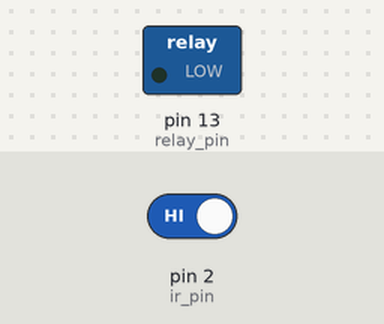
This sketch was run on a simulated Arduino Uno, built with avr-gcc and run on an emulated ATmega328P. On the bench: switched loads named in the sketch (green lamp = pin HIGH). The test bench sets the inputs (shaded band); at power-on: pin 2 (ir_pin) HIGH.

Above: at 1.2 s.
1.3 s: pin 2 (ir_pin) driven LOW
At 4.1 s:
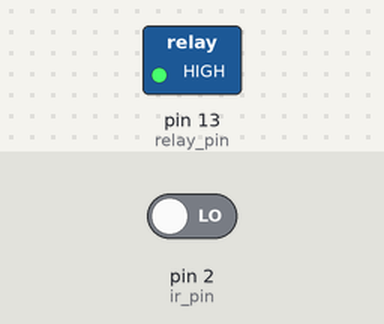
4.3 s: pin 2 (ir_pin) driven HIGH
At 5.3 s:
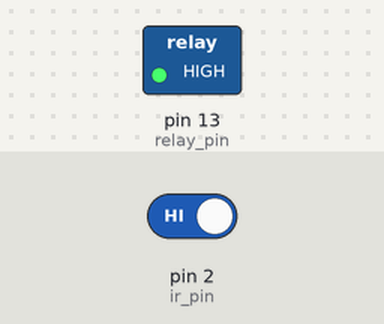
Timing chart, 0 to 7.3 s (numbered marks = the images above; inputs shaded):
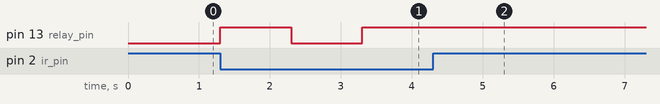

Measured:
- after the input at 1.3 s, pin 13 (relay_pin): LOW → HIGH at once, → LOW 1.0 s later, → HIGH 1.0 s later
- after the input at 4.3 s, pin 13 (relay_pin): stops changing and stays HIGH

The sketch:

kitchen_v2.ino
```cpp
int relay_pin = 13;
int ir_pin=2;

void setup()  {
 Serial.begin(9600);
 pinMode(ir_pin,INPUT);
 pinMode(relay_pin, OUTPUT);
}

void loop()  {
 delay(1);
 if (digitalRead(ir_pin) == LOW) {
	digitalWrite(relay_pin, !digitalRead(relay_pin));
	delay(1000);
 }
}
```
